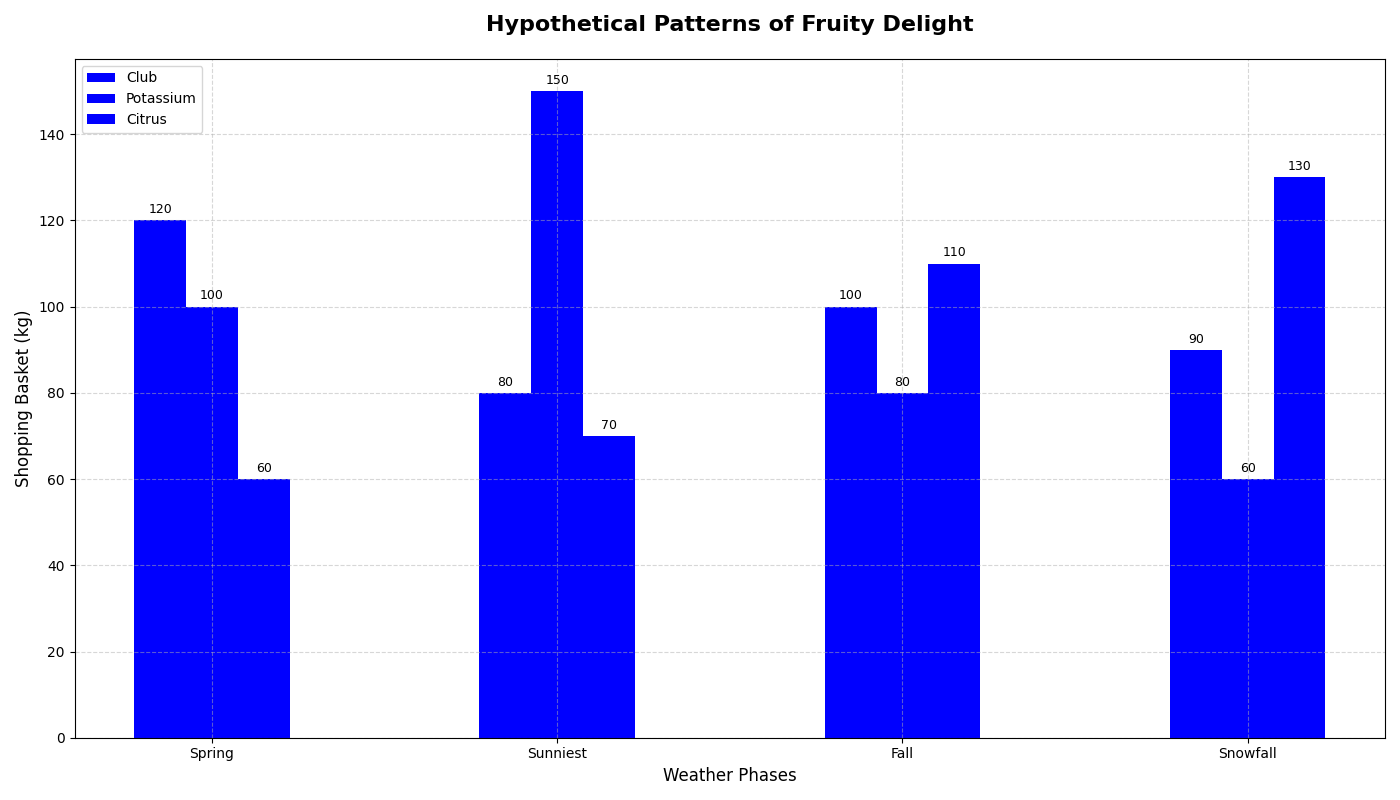

This figure's Python source:
import matplotlib.pyplot as plt
import numpy as np

seasons = ['Spring', 'Sunniest', 'Fall', 'Snowfall']

apples = np.array([120, 80, 100, 90])
bananas = np.array([100, 150, 80, 60])
oranges = np.array([60, 70, 110, 130])

fig, ax = plt.subplots(figsize=(14, 8))

bar_width = 0.15

positions_apples = np.arange(len(seasons))
positions_bananas = positions_apples + bar_width
positions_oranges = positions_apples + 2 * bar_width

bars_apples = ax.bar(positions_apples, apples, bar_width, label='Club', color='blue')
bars_bananas = ax.bar(positions_bananas, bananas, bar_width, label='Potassium', color='blue')
bars_oranges = ax.bar(positions_oranges, oranges, bar_width, label='Citrus', color='blue')

ax.set_title('Hypothetical Patterns of Fruity Delight', fontsize=16, fontweight='bold', pad=20)
ax.set_xlabel('Weather Phases', fontsize=12)
ax.set_ylabel('Shopping Basket (kg)', fontsize=12)
ax.set_xticks(positions_apples + bar_width)
ax.set_xticklabels(seasons)

ax.grid(True, linestyle='--', alpha=0.5)
ax.legend(loc='upper left', fontsize=10)

bars = [bars_apples, bars_bananas, bars_oranges]
for bar_set in bars:
    for bar in bar_set:
        height = bar.get_height()
        ax.annotate(f'{height}',
                    xy=(bar.get_x() + bar.get_width() / 2, height),
                    xytext=(0, 3), 
                    textcoords='offset points',
                    ha='center', va='bottom', fontsize=9)

plt.tight_layout()
plt.show()
